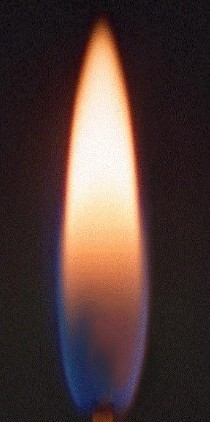
#> input picture candle-flame.jpg, 210 x 422 px
$ python temperature_blackbody.py
#> lines starting #> are read from the running program, lines starting #| are printed output that depends on the picture; after the words box and inside, x2 and y2 are one past the last pixel; in counts of white or black regions, pixels touching at a corner belong together; pictures that were not available may be replaced by others from this repository, and a replacement may not be noted
from skimage import exposure
from skimage.exposure import match_histograms
import numpy as np
import colour
import cv2 as cv
import sys
np.set_printoptions(threshold=sys.maxsize)

def rgb_to_kelvin(rgb):
    # Coeficientes para calcular la temperatura de color basada en el balance de blancos
    r, g, b = rgb
    r /= 255.0
    g /= 255.0
    b /= 255.0

    # Fórmula para calcular la temperatura de color en grados Kelvin
    kelvin = - 25599 * (r * r) - 15582 * (g * g) + 28430 * (b * b) + 29351 * r + 40519 * g - 7755 * b + 6500

    return kelvin

frames = 0
fps = 24
length, width = 854, 480
video = cv.VideoCapture("flame.mp4")
source = cv.imread("candle-flame.jpg")
#> source is the input picture: shape (422, 210, 3); mean B, G, R 56.2, 59.6, 79.2
while video.isOpened():
    ret, frame = video.read()
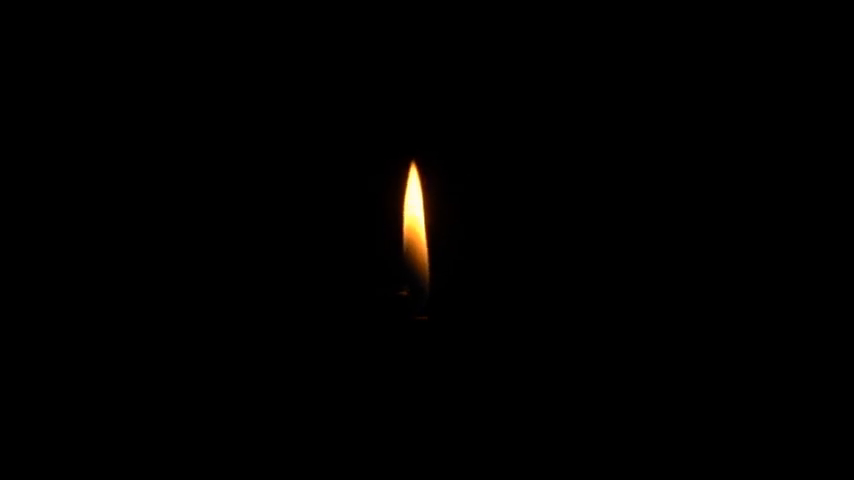
#> input picture frame 15 of candle_flame.mp4, 854 x 480 px, given in place of flame.mp4, which was not available
#> frame is the input picture: shape (480, 854, 3); mean B, G, R 0.5, 0.9, 1.3
    if not ret:
        print("ERROR: No se ha podido leer el frame.\n")
        break
    frames += 1
    resized_frame = cv.resize(frame, (length,width), interpolation=cv.INTER_LINEAR)     # Reescalado a 854x480

    if(frames == 1):
        gris = cv.cvtColor(resized_frame, cv.COLOR_BGR2GRAY)
        _, thresh = cv.threshold(gris, 35, 255, cv.THRESH_BINARY)
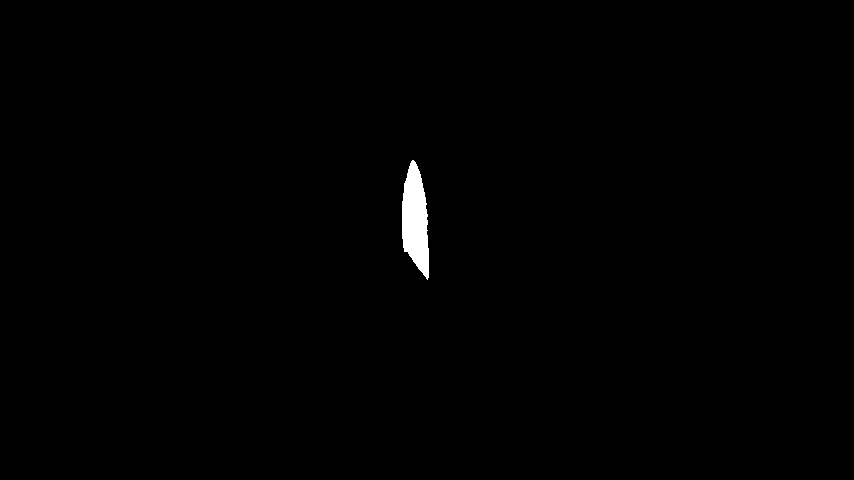
#> thresh: shape (480, 854); 0.55% white; 1 white region
        contours, _ = cv.findContours(thresh, cv.RETR_EXTERNAL, cv.CHAIN_APPROX_SIMPLE)
#> contours = 1 contour; box (x1, y1, x2, y2) and area: (402, 160, 429, 280) 2126

        if contours:
            mascara = np.zeros_like(gris)
            cv.drawContours(mascara, contours, -1, (255), thickness=cv.FILLED)
        _, thresh = cv.threshold(gris, 235, 255, cv.THRESH_BINARY) #nos quedamos con los píxeles menores a 235
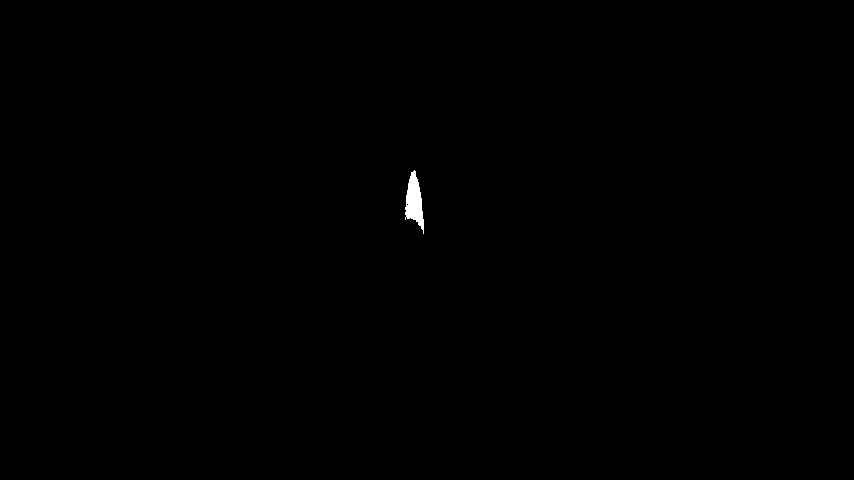
#> thresh: shape (480, 854); 0.17% white; 1 white region
        contours, _ = cv.findContours(thresh, cv.RETR_EXTERNAL, cv.CHAIN_APPROX_SIMPLE)
#> contours = 1 contour; box (x1, y1, x2, y2) and area: (405, 170, 424, 234) 617
        mask = cv.bitwise_not(thresh)
#> mask: shape (480, 854); 99.8% white; 1 black region, box (x1, y1, x2, y2) and area: (405, 170, 424, 234) 688
        no_white = cv.bitwise_and(mascara, mascara, mask=mask)
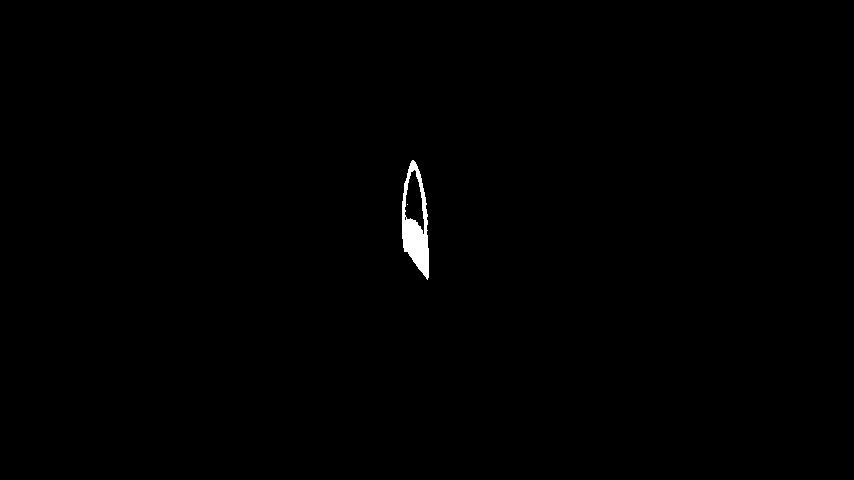
#> no_white: shape (480, 854); 0.38% white; 2 white regions (1 under 20 px), largest, box (x1, y1, x2, y2) and area: (402, 160, 429, 280) 1559
        imagen_procesada = cv.bitwise_and(resized_frame, resized_frame, mask=no_white)

        pixels_no_black = cv.findNonZero(no_white)
#> pixels_no_black = contour of 1560 points, box (x1, y1, x2, y2) (402, 160, 429, 280), area 432
        mean_cct = 0
        mean_cct2 = 0
        count = 0
        for pixel in pixels_no_black:
            x, y = pixel[0]
            b,g,r = imagen_procesada[y,x]
            rgb = np.array([r,g,b])
#> (the run stopped early here; a loop or call above may not have finished)
